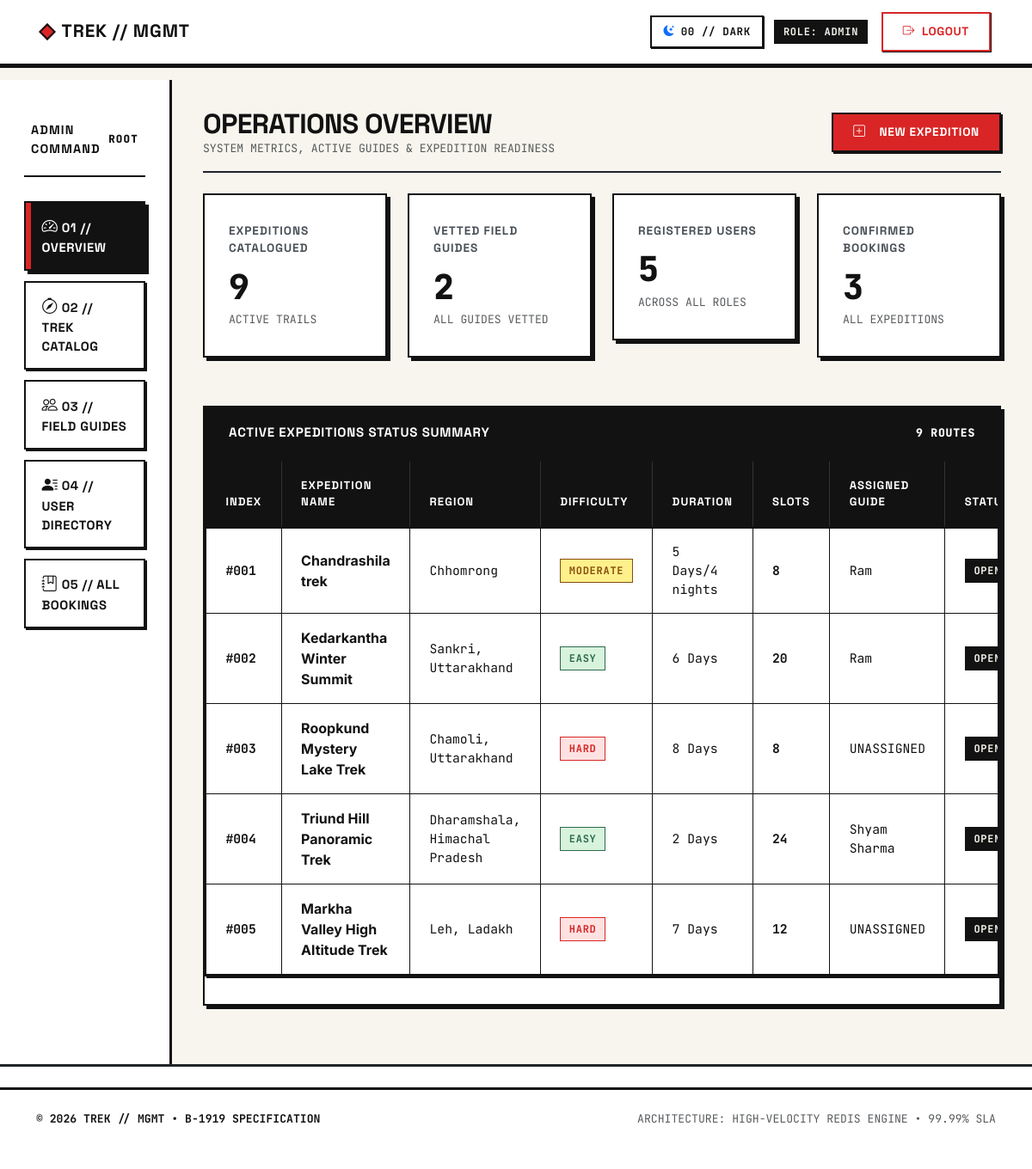
The app's page /admin-dashboard (signed in), older data.
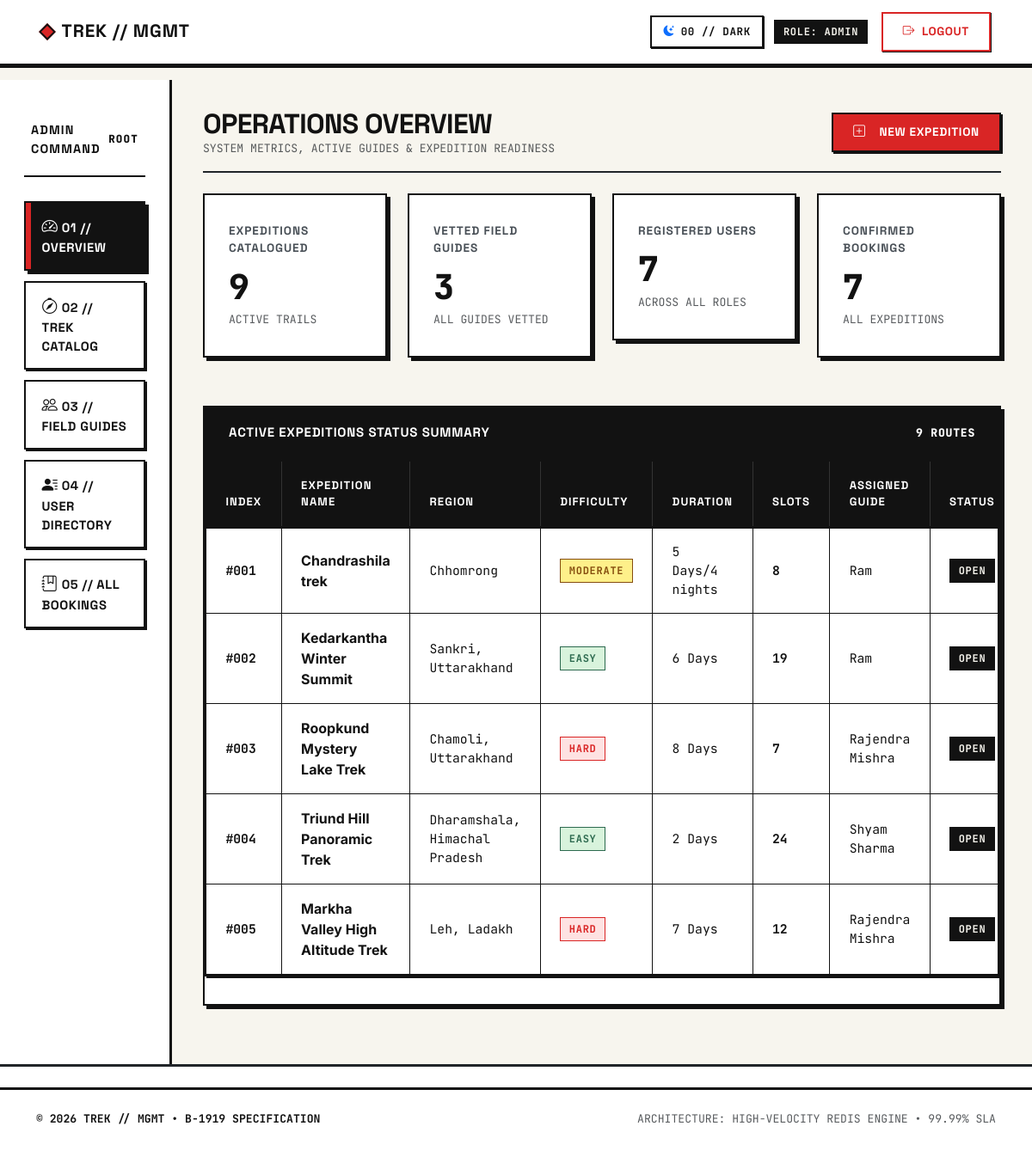
The same page, newer data.
### models.py (models this page shows)
class trek(db.Model):
    id = db.Column(
        db.Integer,
        primary_key=True
    )
    name = db.Column(
        db.String(200),
        nullable=False
    )
    location = db.Column(
        db.String(200),
        nullable=True
    )
    difficulty = db.Column(
        db.String(200),
        nullable=False,
    )
    duration = db.Column(
        db.String(200),
    )
    available_slots = db.Column(
        db.Integer
    )
    assigned_staff_id = db.Column(
        db.Integer,
        db.ForeignKey('user.id'),
        nullable=True
    )
    assigned_staff = db.relationship(
        'User',
        foreign_keys=[assigned_staff_id],
        backref='assigned_treks'
    )
    status = db.Column(
        db.String(200)
    )
    bookings = db.relationship(
        'Booking',
        backref='trek'
    )

class User(db.Model):
    id = db.Column(
        db.Integer,
        primary_key=True
    )
    name = db.Column(
        db.String(200),
        nullable=False
    )
    username = db.Column(
        db.String(200),
        nullable=False,
        unique=True
    )
    email = db.Column(
        db.String(200),
        nullable=False,
        unique=True
    )
    password = db.Column(
        db.String(300),
        nullable=False
    )
    role = db.relationship(
        "Role",
        secondary = user_roles,
        back_populates='user')
    profile = db.relationship(
        "staff_profile",
        uselist=False,
        backref='user'
    )
    booking = db.relationship(
        "Booking",
        secondary = user_booking,
        backref = 'user'
    )

### app.py (the view)
@app.route('/admin-dashboard')
@admin_required
def admin_dashboard():
    active_tab = request.args.get('tab', 'dashboard')
    all_treks = trek.query.all()
    all_staffs = User.query.filter(User.role.any(Role.rolename == 'staff')).all()
    pending_staff = User.query.filter(User.role.any(Role.rolename == 'pending_staff')).all()
    all_bookings = Booking.query.all()
    all_users = User.query.all()
    blacklisted_users = User.query.filter(User.role.any(Role.rolename == 'blacklisted')).all()
    return render_template(
        'admin_dashboard.html',
        treks=all_treks,
        staff=all_staffs,
        pending_staff=pending_staff,
        bookings=all_bookings,
        blacklisted_users=blacklisted_users,
        active_tab=active_tab,
        all_user=all_users
    )

### app.py (called while the page is built)
@app.after_request
def set_enterprise_security_headers(response):
    response.headers['X-Frame-Options'] = 'DENY'
    response.headers['X-Content-Type-Options'] = 'nosniff'
    response.headers['Referrer-Policy'] = 'strict-origin-when-cross-origin'
    response.headers['Permissions-Policy'] = 'camera=(), microphone=(), geolocation=()'
    response.headers['Strict-Transport-Security'] = 'max-age=31536000; includeSubDomains; preload'
    response.headers['Content-Security-Policy'] = (
        "default-src 'self'; "
        "font-src 'self' https://fonts.gstatic.com https://cdn.jsdelivr.net data:; "
        "style-src 'self' 'unsafe-inline' https://fonts.googleapis.com https://cdn.jsdelivr.net; "
        "script-src 'self' 'unsafe-inline' https://cdn.jsdelivr.net; "
        "img-src 'self' data: https:; "
        "frame-ancestors 'none';"
    )
    return response

def admin_required(f):
    @wraps(f)
    def decorated_function(*args, **kwargs):
        if 'user_id' not in session or session.get('user_role') != 'admin':
            return redirect('/login')
        return f(*args, **kwargs)
    return decorated_function

### templates/admin_dashboard.html (shortened to what this page needs)
{% extends 'base.html' %}
{% block container %}
<div class="container-fluid px-0">
    <div class="row g-0">
        <div class="col-lg-3 col-xl-2 bh-sidebar-col">
            <div class="sidebar-wrapper">
                <div class="sidebar-brand-title">
                    <span>ADMIN COMMAND</span>
                    <span class="font-mono small">ROOT</span>
                </div>
                <div class="sidebar-nav nav flex-column" id="admin-tab" role="tablist">
                    <button class="nav-link {% if active_tab == 'dashboard' or not active_tab %}active{% endif %}"
                        id="tab-dashboard" data-bs-toggle="pill" data-bs-target="#content-dashboard" type="button"
                        role="tab" aria-selected="{% if active_tab == 'dashboard' or not active_tab %}true{% else %}false{% endif %}">
                        <span><i class="bi bi-speedometer2"></i> 01 // OVERVIEW</span>
                    </button>
                    <button class="nav-link {% if active_tab == 'manage-treks' %}active{% endif %}"
                        id="tab-manage-treks" data-bs-toggle="pill" data-bs-target="#content-manage-treks" type="button"
                        role="tab" aria-selected="{% if active_tab == 'manage-treks' %}true{% else %}false{% endif %}">
                        <span><i class="bi bi-compass"></i> 02 // TREK CATALOG</span>
                    </button>
                    <button class="nav-link {% if active_tab == 'manage-staff' %}active{% endif %}"
                        id="tab-manage-staff" data-bs-toggle="pill" data-bs-target="#content-manage-staff" type="button"
                        role="tab" aria-selected="{% if active_tab == 'manage-staff' %}true{% else %}false{% endif %}">
                        <span><i class="bi bi-people"></i> 03 // FIELD GUIDES</span>
                    </button>
                    <button class="nav-link {% if active_tab == 'manage-user' %}active{% endif %}" id="tab-manage-user"
                        data-bs-toggle="pill" data-bs-target="#content-manage-user" type="button" role="tab"
                        aria-selected="{% if active_tab == 'manage-user' %}true{% else %}false{% endif %}">
                        <span><i class="bi bi-person-lines-fill"></i> 04 // USER DIRECTORY</span>
                    </button>
                    <button class="nav-link {% if active_tab == 'manage-booking' %}active{% endif %}"
                        id="tab-manage-booking" data-bs-toggle="pill" data-bs-target="#content-manage-booking"
                        type="button" role="tab"
                        aria-selected="{% if active_tab == 'manage-booking' %}true{% else %}false{% endif %}">
                        <span><i class="bi bi-journal-bookmark"></i> 05 // ALL BOOKINGS</span>
                    </button>
                </div>
            </div>
        </div>
        <div class="col-lg-9 col-xl-10 admin-content-area">
            <div class="dashboard-inner">
                <div class="tab-content" id="admin-tabContent">
                <div class="tab-pane fade {% if active_tab == 'dashboard' or not active_tab %}show active{% endif %}"
                    id="content-dashboard" role="tabpanel" aria-labelledby="tab-dashboard">
                    <div class="d-flex justify-content-between align-items-center mb-4 pb-3 border-bottom border-2 border-dark">
                        <div>
                            <h2 class="fw-bold mb-0">OPERATIONS OVERVIEW</h2>
                            <p class="font-mono text-muted small mb-0">SYSTEM METRICS, ACTIVE GUIDES & EXPEDITION READINESS</p>
                        </div>
                        <a href="{{ url_for('add_trek') }}" class="btn bh-btn bh-btn-primary">
                            <i class="bi bi-plus-square me-2"></i> NEW EXPEDITION
                        </a>
                    </div>
                    <div class="row g-4 mb-4">
                        <div class="col-sm-6 col-xl-3">
                            <div class="card bh-card bh-stat-card border-start-yellow">
                                <div class="stat-label">EXPEDITIONS CATALOGUED</div>
                                <div class="stat-value">{{ treks|length }}</div>
                                <div class="font-mono small text-muted">ACTIVE TRAILS</div>
                            </div>
                        </div>
                        <div class="col-sm-6 col-xl-3">
                            <div class="card bh-card bh-stat-card border-start-blue">
                                <div class="stat-label">VETTED FIELD GUIDES</div>
                                <div class="stat-value">{{ staff|length }}</div>
                                <div class="font-mono small text-muted">
                                    {% if pending_staff|length > 0 %}
                                    <span class="text-danger fw-bold">{{ pending_staff|length }} PENDING APPROVAL</span>
                                    {% else %}
                                    ALL GUIDES VETTED
                                    {% endif %}
                                </div>
                            </div>
                        </div>
                        <div class="col-sm-6 col-xl-3">
                            <div class="card bh-card bh-stat-card border-start-red">
                                <div class="stat-label">REGISTERED USERS</div>
                                <div class="stat-value">{{ all_user|length }}</div>
                                <div class="font-mono small text-muted">ACROSS ALL ROLES</div>
                            </div>
                        </div>
                        <div class="col-sm-6 col-xl-3">
                            <div class="card bh-card bh-stat-card border-start-black">
                                <div class="stat-label">CONFIRMED BOOKINGS</div>
                                <div class="stat-value">{{ bookings|length }}</div>
                                <div class="font-mono small text-muted">ALL EXPEDITIONS</div>
                            </div>
                        </div>
                    </div>
                    <div class="card bh-card">
                        <div class="bh-card-header bh-header-black">
                            <span>ACTIVE EXPEDITIONS STATUS SUMMARY</span>
                            <span class="font-mono small">{{ treks|length }} ROUTES</span>
                        </div>
                        <div class="table-responsive">
                            <table class="table align-middle mb-0">
                                <thead>
                                    <tr>
                                        <th>INDEX</th>
                                        <th>EXPEDITION NAME</th>
                                        <th>REGION</th>
                                        <th>DIFFICULTY</th>
                                        <th>DURATION</th>
                                        <th>SLOTS</th>
                                        <th>ASSIGNED GUIDE</th>
                                        <th>STATUS</th>
                                    </tr>
                                </thead>
                                <tbody>
                                    {% for t in treks[:5] %}
                                    <tr>
                                        <td class="font-mono fw-bold">#{{ "%03d"|format(loop.index) }}</td>
                                        <td class="fw-bold fs-6">{{ t.name }}</td>
                                        <td class="font-mono small">{{ t.location or 'N/A' }}</td>
                                        <td>
                                            {% if t.difficulty == 'Easy' %}
                                            <span class="bh-badge badge-easy">EASY</span>
                                            {% elif t.difficulty == 'Moderate' %}
                                            <span class="bh-badge badge-moderate">MODERATE</span>
                                            {% else %}
                                            <span class="bh-badge badge-hard">HARD</span>
                                            {% endif %}
                                        </td>
                                        <td class="font-mono">{{ t.duration }}</td>
                                        <td class="font-mono fw-bold">{{ t.available_slots }}</td>
                                        <td class="font-mono">
                                            {{ t.assigned_staff.name if t.assigned_staff else 'UNASSIGNED' }}
                                        </td>
                                        <td>
                                            <span class="bh-badge badge-open">{{ t.status }}</span>
                                        </td>
                                    </tr>
                                    {% else %}
                                    <tr>
                                        <td colspan="8" class="text-center text-muted py-4 font-mono">NO EXPEDITIONS AVAILABLE.</td>
                                    </tr>
                                    {% endfor %}
                                </tbody>
                            </table>
                        </div>
                    </div>
                </div>
                </div>
            </div>
        </div>
    </div>
</div>
{% endblock %}

### templates/base.html (shortened to what this page needs)
<!DOCTYPE html>
<html lang="en">
<head>
    <link href="https://cdn.jsdelivr.net/npm/bootstrap@5.3.3/dist/css/bootstrap.min.css" rel="stylesheet">
    <link rel="stylesheet" href="https://cdn.jsdelivr.net/npm/bootstrap-icons@1.11.3/font/bootstrap-icons.min.css">
    <link rel="stylesheet" href="{{ url_for('static', filename='css/style.css') }}">
</head>
<body class="d-flex flex-column min-vh-100">
    <nav class="navbar navbar-expand-lg bh-navbar">
        <div class="container-fluid px-4 px-md-5">
            <a class="navbar-brand" href="/">
                <span class="bh-brand-mark"></span>
                <span>TREK // MGMT</span>
            </a>
            <div class="d-flex align-items-center gap-2">
                <button id="bh-theme-toggle" class="bh-theme-btn me-1" type="button" aria-label="Toggle Light / Dark Theme" title="Toggle Theme (Alt+T)">
                    <i id="bh-theme-icon" class="bi bi-moon-stars-fill"></i>
                    <span id="bh-theme-text" class="font-mono d-none d-sm-inline">00 // DARK</span>
                </button>
                {% if 'user_id' not in session %}
                <a href="/login" class="btn bh-btn bh-btn-secondary">
                    <i class="bi bi-box-arrow-in-right"></i> LOGIN
                </a>
                <a href="/register" class="btn bh-btn bh-btn-primary">
                    <i class="bi bi-person-plus"></i> REGISTER
                </a>
                {% else %}
                <span class="bh-badge badge-open me-2 d-none d-sm-inline-block">
                    ROLE: {{ session.get('user_role', 'TREKKER') | upper }}
                </span>
                <a href="/logout" class="btn bh-btn bh-btn-logout">
                    <i class="bi bi-box-arrow-right"></i> LOGOUT
                </a>
                {% endif %}
            </div>
        </div>
    </nav>
    {% block container %}{% endblock %}
    <footer class="mt-auto py-4 border-top border-3 border-dark bg-white">
    <footer class="mt-auto py-4 bh-footer">
        <div class="container d-flex flex-column flex-md-row justify-content-between align-items-center gap-2">
            <div class="font-mono small text-uppercase fw-bold">
                © 2026 TREK // MGMT • B-1919 SPECIFICATION
            </div>
            <div class="font-mono small text-muted">
                ARCHITECTURE: HIGH-VELOCITY REDIS ENGINE • 99.99% SLA
            </div>
        </div>
    </footer>
</body>
</html>

Row changes from the older to the newer data that the page shows:
changed trek "Kedarkantha Winter Summit": available_slots "20" → "19"
changed trek "Roopkund Mystery Lake Trek": available_slots "8" → "7"; assigned_staff "UNASSIGNED" → "Rajendra Mishra"
changed trek "Markha Valley High Altitude Trek": assigned_staff "UNASSIGNED" → "Rajendra Mishra"
Text that changed along with them:
{{ staff|length }}: "2" → "3"
{{ all_user|length }}: "5" → "7"
{{ bookings|length }}: "3" → "7"
